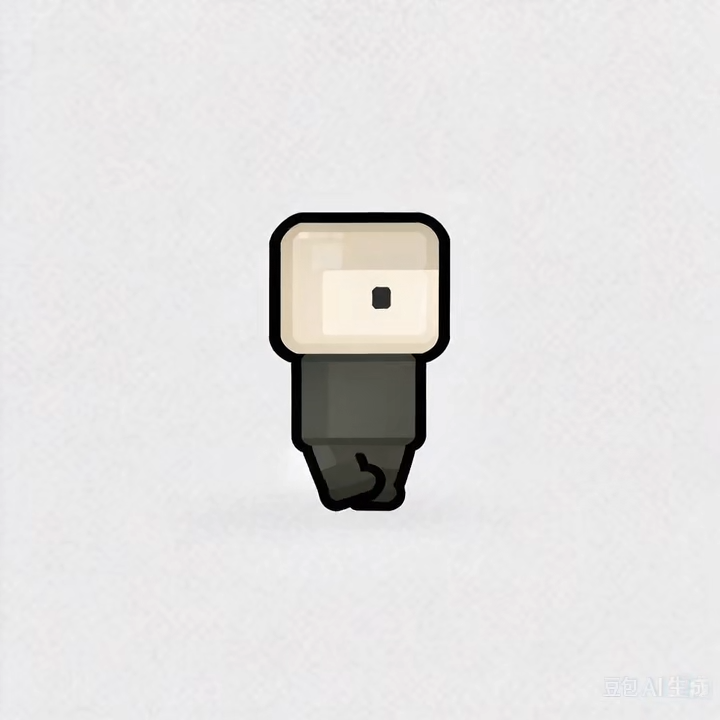
#> input picture dev_html/art_draft/walk/001.png, 720 x 720 px
$ python build_sprite_assets.py
#> lines starting #> are read from the running program, lines starting #| are printed output that depends on the picture; after the words box and inside, x2 and y2 are one past the last pixel; in counts of white or black regions, pixels touching at a corner belong together
#!/usr/bin/env python3
"""
从 art_draft/ 的原始素材导出游戏用贴图：

  角色（每个角色：一张站立图 + 一张行走帧表）
    art_draft/walk/*.png            -> assets/player_walk.png   (5×3 帧表，浅灰底需要抠图)
    art_draft/person.png            -> assets/person.png        (站立图)
    art_draft/new_charactor/*.png   -> assets/player_walk_2.png (7×2 帧表，本身透明)
    art_draft/person_2.png          -> assets/person_2.png      (站立图)


人物帧是浅灰底的 AI 出图（右下角带水印），从图像边缘做“浅色中性像素”连通填充去背，
再多吃 1px 描边残留；所有帧用同一个裁切框，保留自然的上下起伏。水印在右下角，
落在裁切框之外，自动被裁掉。已经带透明底的素材跳过抠图。

用法： python _tools/build_sprite_assets.py
输出改动后，按脚本打印的数值更新 js/sprites.js 的 CHARS 表。
"""
import glob
import os
import sys
from collections import deque

import numpy as np
from PIL import Image

ROOT = os.path.dirname(os.path.dirname(os.path.abspath(__file__)))
ART = os.path.join(ROOT, "art_draft")
ASSETS = os.path.join(ROOT, "assets")

MARGIN = 6
PLAYER_SCALE = 0.45

# 角色：三渲二渲染（_blender/render_player_toon.py），描边同敌人用 alpha 膨胀
CHARS = [
    dict(name="char1", root3d="player3d/c1", cols=6, outline=6),
    dict(name="char2", root3d="player3d/c2", cols=6, outline=6),
]

# 敌人：zombie 近战 / zombie_y 远程
# 每个敌人所有动画共用一个裁切框（保证动画之间不跳位），只做裁切+缩放，不做抠图
# 三渲二：Blender 渲染的帧（_blender/render_zombie.py），描边在贴图后处理里用 alpha 膨胀画
ENEMIES = [
    dict(key="zombie", root="zombie3d/zombie", outline=8, anims=[
        dict(anim="walk", dir="walk", cols=7, order=None),
        dict(anim="run", dir="run", cols=5, order=None),
        dict(anim="attack", dir="attack", cols=6, order=None),
    ]),
    dict(key="zombie_y", root="zombie3d/zombie_y", outline=8, anims=[
        dict(anim="walk", dir="walk", cols=6, order=None),
        dict(anim="attack", dir="attack", cols=6, order=None),
    ]),
]
ENEMY_SCALE = 0.45
ENEMY_MARGIN = 6

# 武器：s 声学 / g 光学 / r 热学 / l 力学 / d 电学
# 原图里 s、r 的枪口朝左，统一镜像成朝右（游戏内按瞄准角旋转，约定枪口朝右）
WEAPONS = [
    dict(key="s", out="w0.png", mirror=True),
    dict(key="g", out="w1.png", mirror=False),
    dict(key="r", out="w2.png", mirror=True),
    dict(key="l", out="w3.png", mirror=False),
    dict(key="d", out="w4.png", mirror=False),
]


# [38 lines left out: functions background_mask, cutout, not called in this run]


def alpha_box(im):
    return im.getchannel("A").getbbox()


def add_outline(im, r):
    """alpha 膨胀 → 黑边，线宽在贴图分辨率上恒定"""
    from PIL import ImageFilter
    a = im.getchannel("A")
    grown = a.filter(ImageFilter.MaxFilter(r * 2 + 1))
    ink = Image.new("RGBA", im.size, (0, 0, 0, 0))
    ink.paste((10, 10, 10, 255), (0, 0, im.width, im.height))
    ink.putalpha(grown)
    return Image.alpha_composite(ink, im)


def build_char(c):
    root = os.path.join(ART, c["root3d"])
    files = sorted(glob.glob(os.path.join(root, "walk", "*.png")))
    if not files:
        sys.exit("no walk frames in " + root)
    frames = [Image.open(f).convert("RGBA") for f in files]
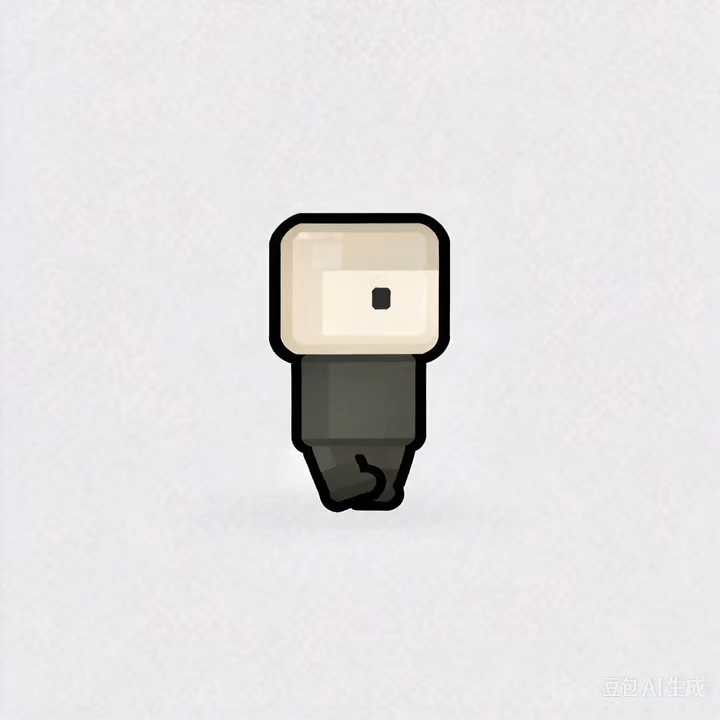
#> input picture dev_html/art_draft/walk/002.png, 720 x 720 px
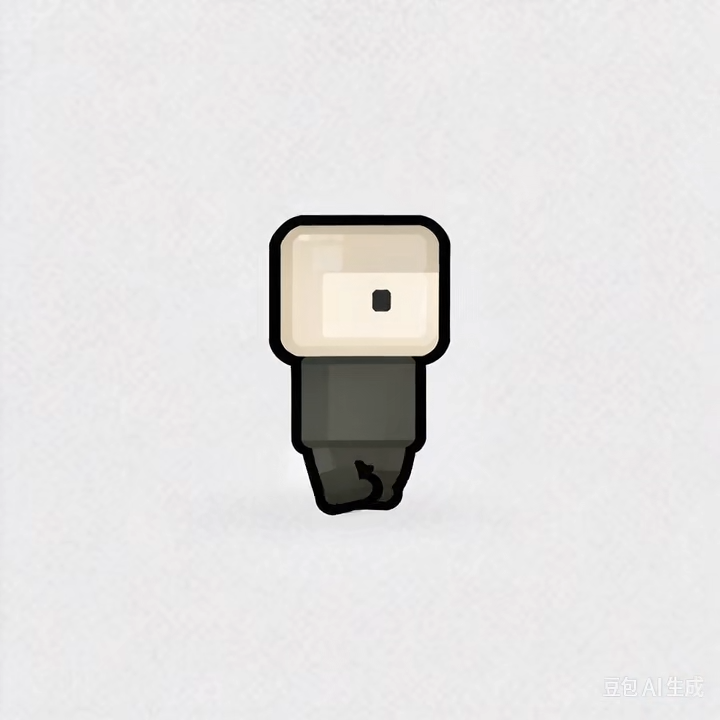
#> input picture dev_html/art_draft/walk/003.png, 720 x 720 px
#> frames = 3 items
    ink = c["outline"]
    m = MARGIN + ink
    boxes = [alpha_box(im) for im in frames]
#> boxes = [(0, 0, 720, 720), (0, 0, 720, 720), (0, 0, 720, 720)]

    x0 = min(b[0] for b in boxes) - m
#> x0 = -12
    y0 = min(b[1] for b in boxes) - m
#> y0 = -12
    x1 = max(b[2] for b in boxes) + m
#> x1 = 732
    y1 = max(b[3] for b in boxes) + m
#> y1 = 732
    x0, y0 = max(0, x0), max(0, y0)
#> x0 = 0; y0 = 0
    x1, y1 = min(512, x1), min(560, y1)
#> x1 = 512; y1 = 560
    cw, ch = x1 - x0, y1 - y0
#> cw = 512; ch = 560
    ow = int(round(cw * PLAYER_SCALE))
#> ow = 230
    oh = int(round(ch * PLAYER_SCALE))
#> oh = 252

    cols = c["cols"]
    rows = (len(frames) + cols - 1) // cols
#> rows = 1
    sheet = Image.new("RGBA", (ow * cols, oh * rows), (0, 0, 0, 0))
#> sheet: PIL image 1380x252 RGBA; every value is 0
    for i, im in enumerate(frames):
        cell = im.crop((x0, y0, x1, y1))
        cell = add_outline(cell, ink).resize((ow, oh), Image.LANCZOS)
        sheet.paste(cell, ((i % cols) * ow, (i // cols) * oh))
#> this loop made 3 passes
#> pass 1, in build_char, `cell = im.crop((x0, y0, x1, y1))`:
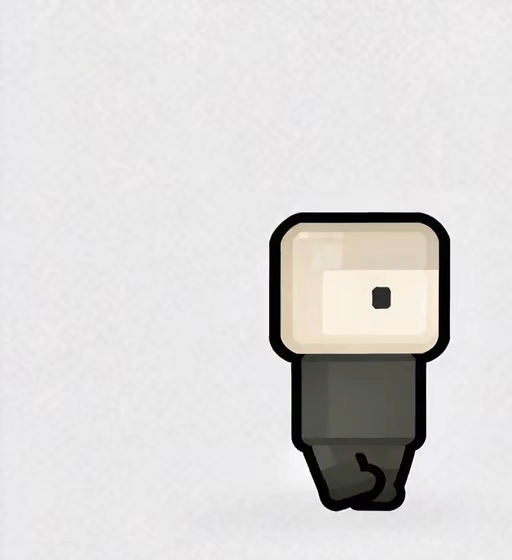
#> cell: PIL image 512x560 RGBA; mean R, G, B, A 218.5, 217.2, 216, 255
#> after the loop:
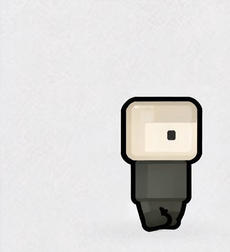
#> cell: PIL image 230x252 RGBA; mean R, G, B, A 219.2, 217.7, 216.5, 255
#> after the loop:
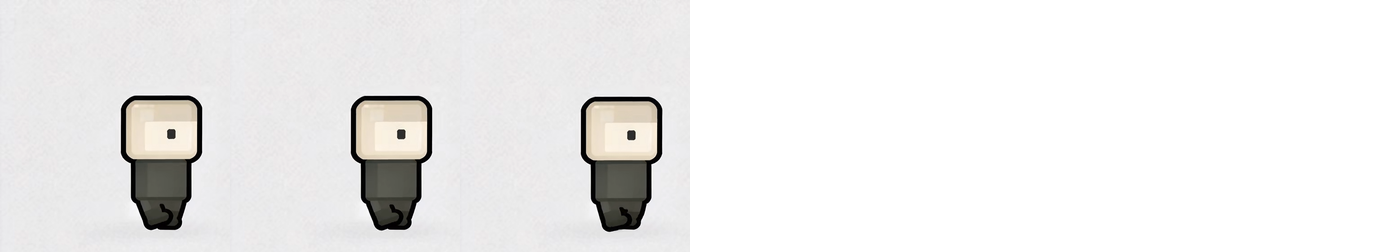
#> sheet: PIL image 1380x252 RGBA; mean R, G, B, A 109.5, 108.8, 108.2, 127.5; transparent parts drawn white
    out = os.path.join(ASSETS, "player_walk.png" if c["name"] == "char1" else "player_walk_2.png")
    sheet.save(out)

    ax = (min(b[0] for b in boxes) + max(b[2] for b in boxes)) / 2 - x0
#> ax = 360
    ay = max(b[3] for b in boxes) - y0
#> ay = 720
    print("%s walk: %d frames -> %s  cell=%dx%d rows=%d ax=%.1f ay=%.1f"
          % (c["name"], len(frames), os.path.relpath(out, ROOT), ow, oh, rows,
             ax * PLAYER_SCALE, ay * PLAYER_SCALE))
#| char1 walk: 3 frames -> assets/player_walk.png  cell=230x252 rows=1 ax=162.0 ay=324.0

    # 站立图
    ip = os.path.join(root, "idle", "001.png")
    idle = Image.open(ip).convert("RGBA")
#> idle is the input picture: PIL image 720x720 RGBA; mean R, G, B, A 225.6, 224.5, 224.1, 255
    idle = idle.crop(alpha_box(idle))
    idle = idle.crop((max(0, -ink), max(0, -ink), idle.width + ink, idle.height + ink))
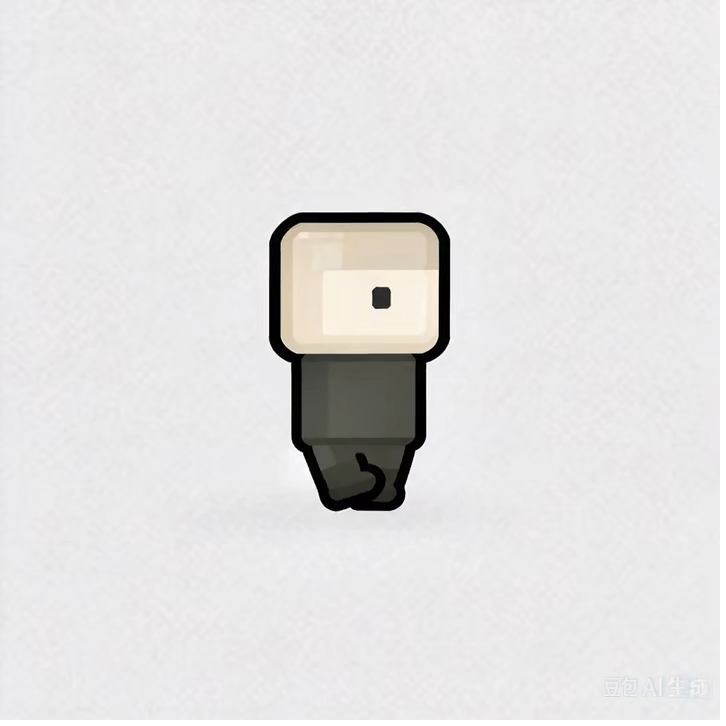
#> idle: PIL image 726x726 RGBA; mean R, G, B, A 221.9, 220.8, 220.4, 250.8; transparent parts drawn white
    idle = add_outline(idle, ink)
#> call 4 of add_outline, with r = 6
#> in add_outline (call 4), `a = im.getchannel("A")`:
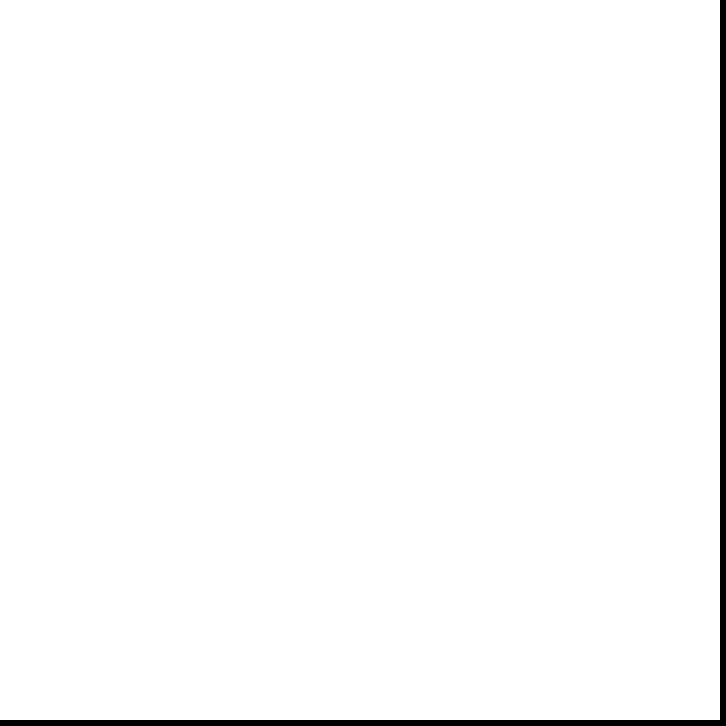
#> a: PIL image 726x726 L; 98.4% white; 1 black region, box (x1, y1, x2, y2) and area: (0, 0, 726, 726) 8676
#> in add_outline (call 4), `grown = a.filter(ImageFilter.MaxFilter(r * 2 + 1))`: grown: PIL image 726x726 L; every value is 255
#> in add_outline (call 4), `ink = Image.new("RGBA", im.size, (0, 0, 0, 0))`: ink: PIL image 726x726 RGBA; every value is 0
    iout = os.path.join(ASSETS, "person.png" if c["name"] == "char1" else "person_2.png")
    idle.save(iout)
    print("%s idle: -> %s  %dx%d" % (c["name"], os.path.relpath(iout, ROOT), idle.width, idle.height))
#| char1 idle: -> assets/person.png  726x726


def build_enemy(e):
    root = os.path.join(ART, "enemies", e.get("root") or e["key"])
    ink = e.get("outline") or 0
    margin = ENEMY_MARGIN + ink
    frames = {}
    boxes = []
    for a in e["anims"]:
        files = sorted(glob.glob(os.path.join(root, a["dir"], "*.png")))
        if not files:
            sys.exit("no frames in " + os.path.join(root, a["dir"]))
        ims = [Image.open(f).convert("RGBA") for f in files]
#> ims = 3 items
        if a["order"]:
            ims = [ims[i - 1] for i in a["order"]]
        frames[a["anim"]] = ims
        boxes += [alpha_box(im) for im in ims]

    x0 = min(b[0] for b in boxes) - margin
    y0 = min(b[1] for b in boxes) - margin
    x1 = max(b[2] for b in boxes) + margin
    y1 = max(b[3] for b in boxes) + margin
    # 不能越出原画布
    x0, y0 = max(0, x0), max(0, y0)
    x1, y1 = min(512, x1), min(560, y1)
    cw, ch = x1 - x0, y1 - y0
    ow = int(round(cw * ENEMY_SCALE))
    oh = int(round(ch * ENEMY_SCALE))

    # 锚点：用 walk 的身体中心做 x，脚底做 y
    wb = [alpha_box(im) for im in frames["walk"]]
    body_cx = (min(b[0] for b in wb) + max(b[2] for b in wb)) / 2
    feet_y = max(b[3] for b in boxes)
    ax = (body_cx - x0) * ENEMY_SCALE
    ay = (feet_y - y0) * ENEMY_SCALE

    for a in e["anims"]:
        anim, cols = a["anim"], a["cols"]
        ims = frames[anim]
        rows = (len(ims) + cols - 1) // cols
        sheet = Image.new("RGBA", (ow * cols, oh * rows), (0, 0, 0, 0))
        for i, im in enumerate(ims):
            cell = im.crop((x0, y0, x1, y1))
            if ink:
                cell = add_outline(cell, ink)
            cell = cell.resize((ow, oh), Image.LANCZOS)
            sheet.paste(cell, ((i % cols) * ow, (i // cols) * oh))
        out = os.path.join(ASSETS, "%s_%s.png" % (e["key"], anim))
        sheet.save(out)
        print("enemy %s %-6s: %2d frames -> %s  %dx%d cells=%dx%d rows=%d"
              % (e["key"], anim, len(ims), os.path.relpath(out, ROOT), sheet.width, sheet.height, ow, oh, rows))
    print("   %s anchors: ax=%.1f ay=%.1f cell=%dx%d" % (e["key"], ax, ay, ow, oh))


# [12 lines left out: function build_weapons, not called in this run]


if __name__ == "__main__":
    for c in CHARS:
        build_char(c)
    # 武器不在这里出：见 _tools/build_weapon_assets.py（Blender 三渲二渲染）
    for e in ENEMIES:
#> (the run stopped early here; a loop or call above may not have finished)
